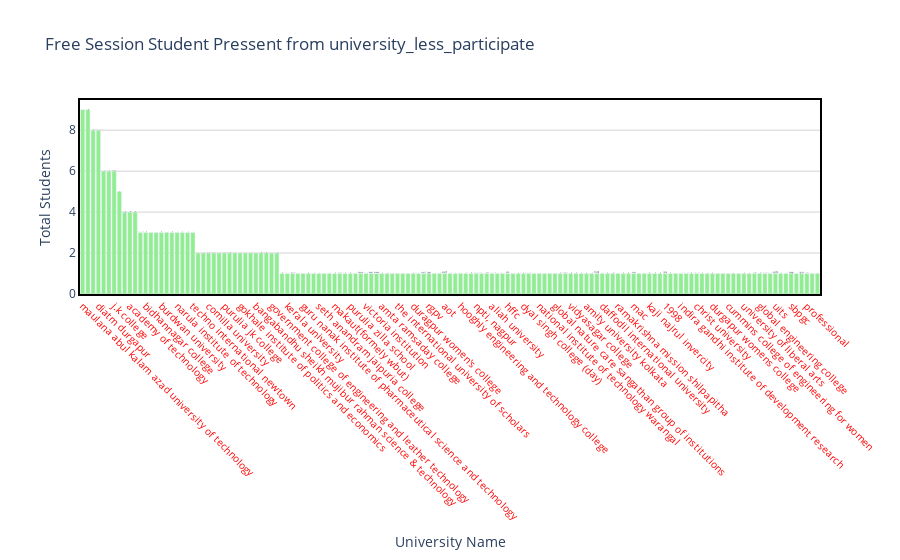

Source (notebook cell):
### Markdown cell above
# Now if we take a look into the above barchart there is no repating any college or university name more than one. 
now it visualize the more about the data here only showing top participente University where participate was more than 10 students.

### Code cell
draw_trace_bar(university_less_participate,'University','counts','Free Session Student Pressent from university_less_participate', 'University Name','Total Students',"lightgreen")

### Figure 1 — Plotly figure (JSON) as saved in the notebook; plotly's stock layout.template omitted (floating-point values rounded to 4 significant figures; data arrays with more than 128 entries replaced by an {"elided": "..."} marker saying what was removed)
{"data": [{"marker": {"color": "lightgreen"}, "text": {"elided": "142 str values"}, "type": "bar", "x": {"elided": "142 str values"}, "y": {"elided": "142 int values"}}], "layout": {"hovermode": "closest", "paper_bgcolor": "rgba(0, 0, 0, 0)", "plot_bgcolor": "rgba(0, 0, 0, 0)", "title": {"text": "Free Session Student Pressent from university_less_participate"}, "xaxis": {"linecolor": "black", "linewidth": 2, "mirror": true, "showline": true, "showticklabels": true, "tickangle": 45, "tickfont": {"color": "red", "size": 10}, "title": {"text": "University Name"}, "zeroline": true, "zerolinecolor": "grey", "zerolinewidth": 1}, "yaxis": {"gridcolor": "lightgrey", "linecolor": "black", "linewidth": 2, "mirror": true, "showline": true, "title": {"text": "Total Students"}, "zeroline": true, "zerolinecolor": "grey", "zerolinewidth": 1}}}
